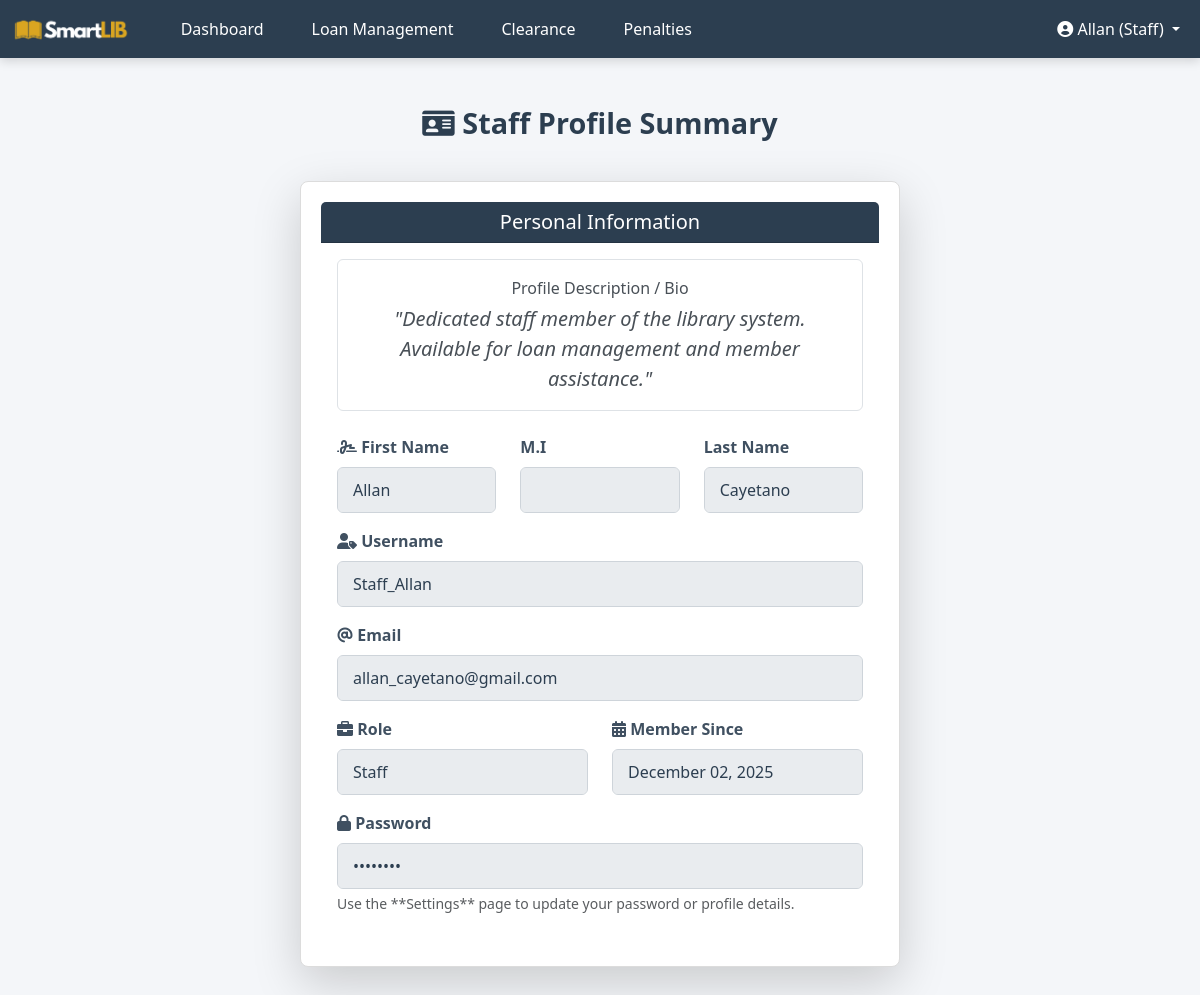
/views/staff/staff_profile.php (signed in), run on the app's committed database.
### tables this page shows
CREATE TABLE `users` (
  `user_id` int(10) UNSIGNED NOT NULL,
  `firstname` varchar(50) NOT NULL,
  `midint` char(1) DEFAULT NULL,
  `lastname` varchar(50) NOT NULL,
  `email` varchar(255) NOT NULL,
  `username` varchar(50) NOT NULL,
  `password` varchar(255) NOT NULL,
  `role` enum('student','teacher','librarian','staff') NOT NULL DEFAULT 'student',
  `clearance_status` enum('cleared','barred') NOT NULL DEFAULT 'cleared',
  `status` enum('inactive','active','suspended') DEFAULT 'inactive',
  `remember_token` varchar(100) DEFAULT NULL,
  `password_reset_token` varchar(100) DEFAULT NULL,
  `password_reset_expires` datetime DEFAULT NULL,
  `created_at` timestamp NOT NULL DEFAULT current_timestamp(),
  `updated_at` timestamp NOT NULL DEFAULT current_timestamp() ON UPDATE current_timestamp()
);

### config/Database.php (called while the page is built, shortened)
<?php
class Database {
    private $host = "localhost";
    private $username = "root";
    private $password = "";
    private $database = "library_system";
    private $conn;
    private function connect() {
        $this->conn = new mysqli($this->host, $this->username, $this->password, $this->database);
    }
    public function getConnection() {
        return $this->conn;
    }
}
?>

### models/AuthModel.php (called while the page is built, shortened)
<?php
require_once __DIR__ . '/../config/Database.php';
class AuthModel {
    private $conn;
    public function __construct() {
        $this->db = new Database();
        $this->conn = $this->db->getConnection();
    }
    public function getUserById(int $userId) {
        $query = "SELECT user_id, firstname, midint, lastname, email, username, role, created_at
                FROM users
                WHERE user_id = ? LIMIT 1";
        $stmt = $this->conn->prepare($query);
        $stmt->bind_param("i", $userId);
        $stmt->execute();
        $result = $stmt->get_result()->fetch_assoc();
        return $result;
    }
}
?>

### views/staff/staff_profile.php (the view, shortened to what this page needs)
<?php
$root_path = '../../';
require_once $root_path . 'models/AuthModel.php';
$auth = new AuthModel();
$userId = $_SESSION['user_id'];
$user = $auth->getUserById($userId);
$firstname = $user['firstname'];
$user_role = $user['role'];
$user_bio = $user['bio'] ?? 'Dedicated staff member of the library system. Available for loan management and member assistance.';
?>
<!DOCTYPE html>
<html lang="en">
<head>
    <link href="<?= $root_path ?>assets/bootstrap/css/bootstrap.min.css" rel="stylesheet">
    <link href="<?= $root_path ?>assets/librarian.css" rel="stylesheet">
    <link rel="stylesheet" href="https://cdnjs.cloudflare.com/ajax/libs/font-awesome/6.0.0-beta3/css/all.min.css">
</head>
<body class="dashboard-body">
<nav class="navbar navbar-expand-lg navbar-dark">
    <div class="container-fluid">
        <a class="navbar-brand" href="#">
            <img src="<?= $root_path ?>assets/images/logo.png" alt="Library Logo" style="max-height: 30px; margin-right: 10px;">
        </a>
        <div class="collapse navbar-collapse" id="navbarNav">
            <ul class="navbar-nav me-auto mb-2 mb-lg-0">
                <li class="nav-item mx-3"><a class="nav-link" href="<?= $root_path ?>views/staff/staff_main.php?tab=dashboard">Dashboard</a></li>
                <li class="nav-item mx-3"><a class="nav-link" href="<?= $root_path ?>views/staff/staff_main.php?tab=loan">Loan Management</a></li>
                <li class="nav-item mx-3"><a class="nav-link" href="<?= $root_path ?>views/staff/staff_main.php?tab=clearance">Clearance</a></li>
                <li class="nav-item mx-3"><a class="nav-link" href="<?= $root_path ?>views/staff/staff_main.php?tab=penalties">Penalties</a></li>
            </ul>
            <ul class="navbar-nav">
                <li class="nav-item dropdown">
                    <a class="nav-link dropdown-toggle" href="#" id="navbarDropdown" data-bs-toggle="dropdown">
                        <i class="fas fa-user-circle"></i> <?= htmlspecialchars($firstname) ?> (<?= ucfirst($user_role) ?>)
                    </a>
                </li>
            </ul>
        </div>
    </div>
</nav>
<main class="container my-5 d-flex flex-column align-items-center">
    <h2 class="profile-title"><i class="fas fa-id-card"> </i> Staff Profile Summary</h2>
    <div class="profile-card card shadow-lg mt-3">
        <div class="card-header text-white text-center" style="background-color: #2C3E50;">
            <h5 class="mb-0">Personal Information</h5>
        </div>
        <div class="card-body">
            <div class="mb-4 text-center p-3 border rounded">
                <p class="mb-1 text-muted">Profile Description / Bio</p>
                <p class="lead mb-0 fst-italic">"<?= htmlspecialchars($user_bio); ?>"</p>
            </div>
            <div class="row mb-3">
                <div class="col">
                    <label class="form-label fw-bold"><i class="fas fa-signature"></i> First Name</label>
                    <input type="text" class="form-control" value="<?= htmlspecialchars($user['firstname'] ?? ''); ?>" readonly>
                </div>
                <div class="col">
                    <label class="form-label fw-bold">M.I</label>
                    <input type="text" class="form-control" value="<?= htmlspecialchars($user['midint'] ?? ''); ?>" readonly>
                </div>
                <div class="col">
                    <label class="form-label fw-bold">Last Name</label>
                    <input type="text" class="form-control" value="<?= htmlspecialchars($user['lastname'] ?? ''); ?>" readonly>
                </div>
            </div>
            <div class="mb-3">
                <label class="form-label fw-bold"><i class="fas fa-user-tag"></i> Username</label>
                <input type="text" class="form-control" value="<?= htmlspecialchars($user['username'] ?? ''); ?>" readonly>
            </div>
            <div class="mb-3">
                <label class="form-label fw-bold"><i class="fas fa-at"></i> Email</label>
                <input type="email" class="form-control" value="<?= htmlspecialchars($user['email'] ?? ''); ?>" readonly>
            </div>
            <div class="row mb-3">
                <div class="col-md-6">
                    <label class="form-label fw-bold"><i class="fas fa-briefcase"></i> Role</label>
                    <input type="text" class="form-control" value="<?= htmlspecialchars(ucfirst($user_role) ?? 'N/A'); ?>" readonly>
                </div>
                <div class="col-md-6">
                    <label class="form-label fw-bold"><i class="fas fa-calendar-alt"></i> Member Since</label>
                    <input type="text" class="form-control" value="<?= isset($user['created_at']) ? date('F d, Y', strtotime($user['created_at'])) : 'N/A'; ?>" readonly>
                </div>
            </div>
            <div class="mb-3">
                <label class="form-label fw-bold"><i class="fas fa-lock"></i> Password</label>
                <input type="password" class="form-control" value="********" readonly>
                <div class="form-text">Use the **Settings** page to update your password or profile details.</div>
            </div>
            </div>
    </div>
</main>
</body>
</html>

### assets/librarian.css (style rules this page uses)
:root { --color-primary-base: #F4F6F9; --color-secondary-base: #FFFFFF; --color-primary-text: #2C3E50; --color-accent-pop: #DAA520; --color-subtle-highlight: #DCDCDC; --bs-primary: var(--color-accent-pop); }
.navbar-dark { background-color: var(--color-primary-text); box-shadow: 0 3px 10px rgba(0, 0, 0, 0.15); }
.navbar-dark .navbar-nav .nav-link, .dropdown-toggle, .custom-toggler { color: var(--color-secondary-base); font-weight: 500; }
.dashboard-body { background-color: var(--color-primary-base); min-height: 100vh; }
.dashboard-body h1, h2 { color: var(--color-primary-text) !important; font-weight: 700; }
.dashboard-body p { color: #495057 !important; }
.dashboard-body .card { background-color: var(--color-secondary-base); border: 1px solid var(--color-subtle-highlight); border-radius: 8px; box-shadow: 0 4px 8px rgba(0,0,0,0.05); }
.profile-card { width: 600px; background-color: var(--color-secondary-base); color: var(--color-primary-text); border-radius: 12px; box-shadow: 0 10px 30px rgba(0,0,0,0.05); padding: 20px; border: 1px solid var(--color-subtle-highlight); }
.profile-title { color: var(--color-primary-text); font-weight: 600; font-size: 1.8rem; margin-bottom: 25px; }
.profile-card label { color: var(--color-primary-text); font-weight: 500; opacity: 0.9; }
.profile-card input { background-color: var(--color-primary-base); border: 1px solid #CED4DA; border-radius: 6px; color: var(--color-primary-text); padding: 10px 15px; transition: border-color 0.3s, box-shadow 0.3s; }
.profile-card .row { margin-bottom: 15px; }

### views/staff/staff_profile.php (style rules this page uses)
.profile-card { max-width: 600px; width: 100%; }
.profile-card .form-control[readonly] { background-color: #e9ecef; font-weight: 500; }

### data on the page
users: firstname "Allan", role "Staff", lastname "Cayetano", username "Staff_Allan", email "allan_cayetano@gmail.com", created_at "December 02, 2025"

### other printed values
$user_bio "Dedicated staff member of the library system. Available for loan management and member assistance."
